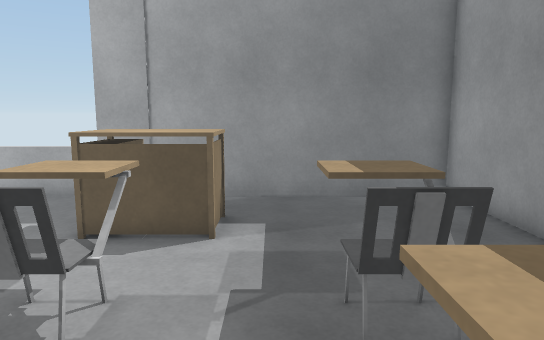
View 1 (above)

16 first-person views from a walk through a scene from a Unity 3-D project. The camera is 1.3 m above the floor, tilts 8° down and sees 70° across. Doors are open. The floor is counted in squares, 0.5 m on a side. Each view is taken from the middle of a square. On the plan, view 1 faces up. The plan holds only what a view shows up to about 20 squares ahead; the rest is blank. The place goes on beyond the plan. The player character is not drawn. Surface patterns are stand-ins for the level's own textures.

View 2
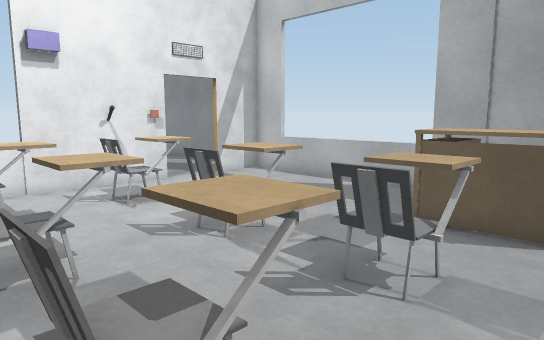

View 3
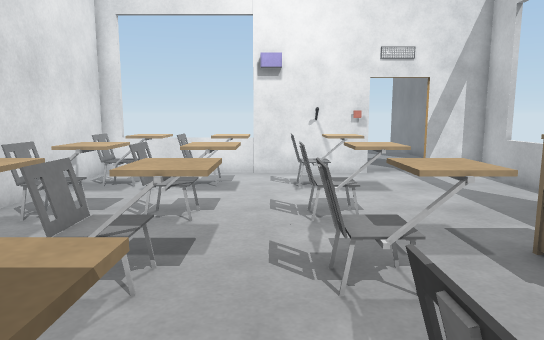

View 4
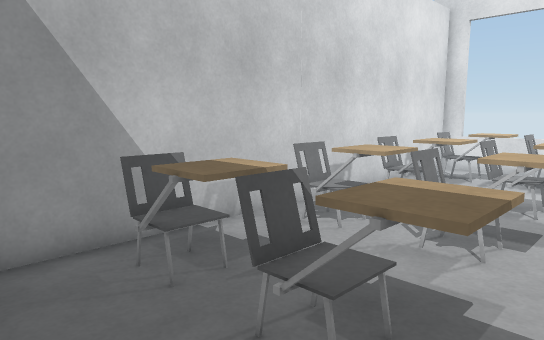

View 5
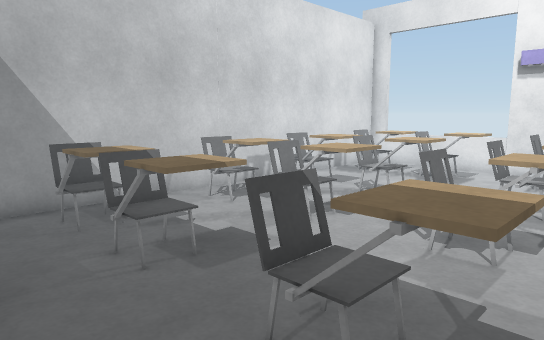

View 6
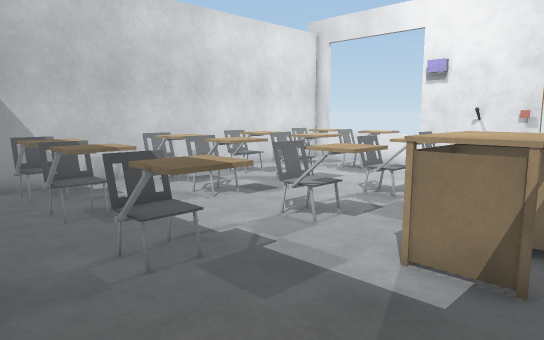

View 7
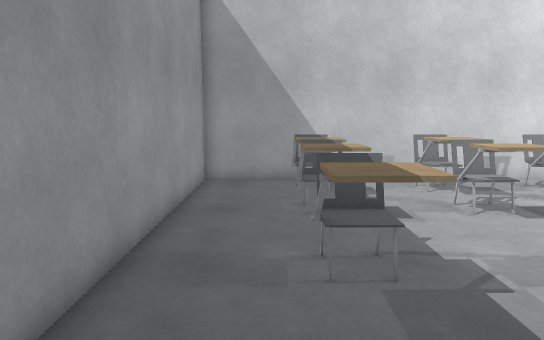

View 8
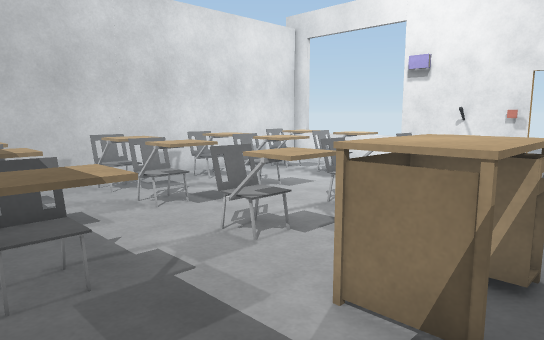

View 9
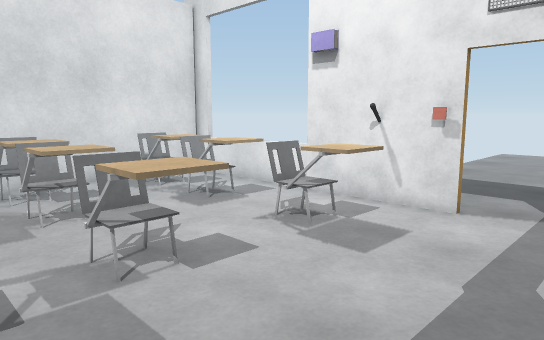

View 10
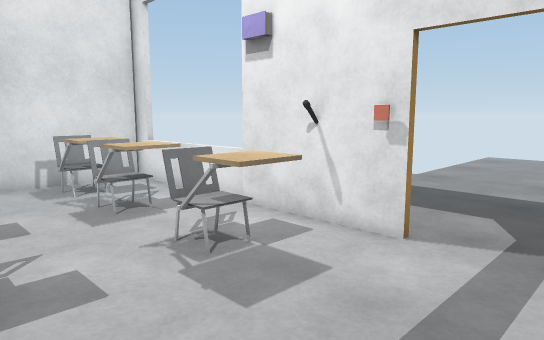

View 11
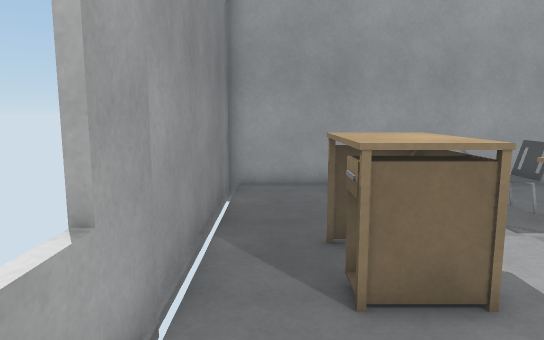

View 12
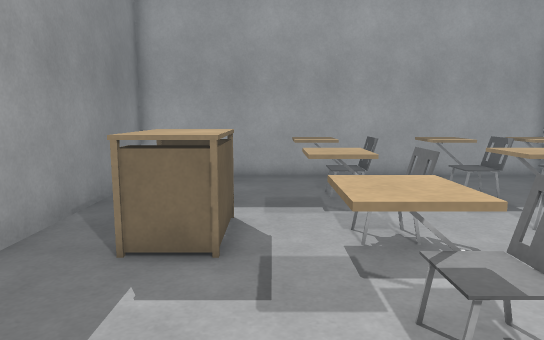

View 13
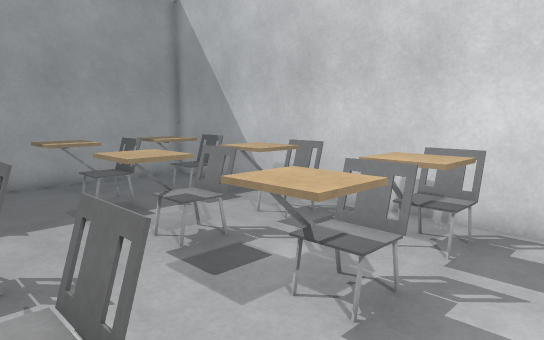

View 14
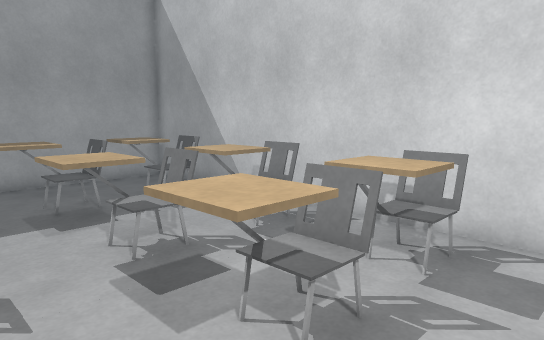

View 15
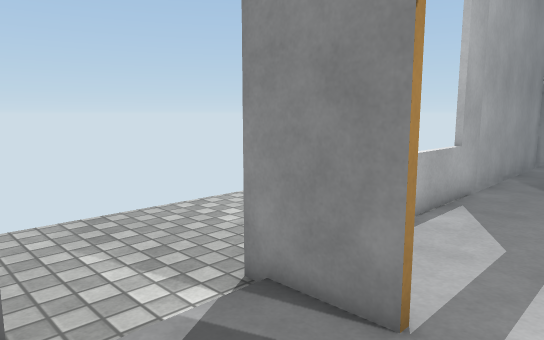

View 16
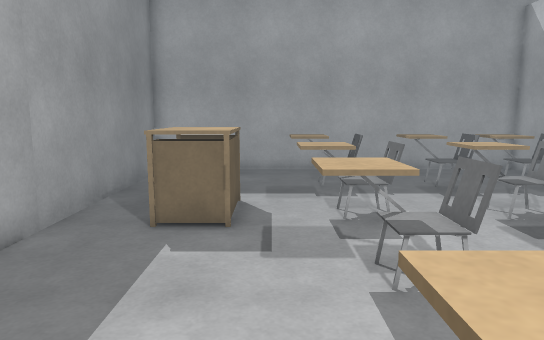

### Floor plan
Points are (right, up) in squares from view 1. A wall is a line through its corners. A room is listed if a view was taken in it or the views show most of it. See-through windows are left out.
Room 1 (views 1, 2, 3, 4, 5, 6, 7, 8, 9, 10, 11, 12, 13, 14, 16)
walls: (-14.6, 7.4) (-14.6, -4.7) (5.8, -4.7) (5.8, 12.6) (-13.6, 12.6); (-14.6, 11.4) (-14.6, 10)
ways out: open door at (-15, 9) to room 2
objects: other object (-14, 7); chair (-12, -3) to (-11, -1); chair (-12, 0) to (-11, 2); chair (-12, 4) to (-11, 6); chair (-8, -4) to (-6, -1); chair (-8, 0) to (-6, 2); chair (-8, 4) to (-6, 6); chair (-4, -3) to (-2, -1); chair (-4, 0) to (-2, 2); chair (-4, 4) to (-2, 6); other object (-4, 8) to (-1, 10); chair (1, -3) to (2, -1); chair (1, 0) to (2, 2); chair (1, 4) to (2, 6)
Room 2 (view 15)
walls: (-14.8, 9.9) (-14.8, 12.9)
ways out: open door at (-15, 9) to room 1

Where each view was taken, in squares from view 1:
view 1: 0 up, 0 right, facing up
view 2: 1 down, 0 right, facing up-left
view 3: 3 up, 3 right, facing left
view 4: 3 up, 5 right, facing down-left
view 5: 7 up, 5 right, facing down-left
view 6: 11 up, 5 right, facing down-left
view 7: 11 up, 3 right, facing down
view 8: 11 up, 3 right, facing down-left
view 9: 11 up, 4 left, facing down-left
view 10: 11 up, 7 left, facing down-left
view 11: 11 up, 9 left, facing right
view 12: 7 up, 11 left, facing right
view 13: 5 up, 10 left, facing down-right
view 14: 4 up, 10 left, facing down-right
view 15: 8 up, 19 left, facing up-right
view 16: 7 up, 13 left, facing right
